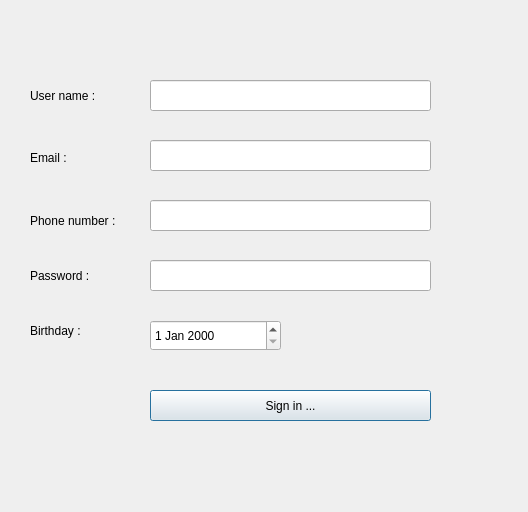
<?xml version="1.0" encoding="UTF-8"?>
<ui version="4.0">
 <class>Sign_in</class>
 <widget class="QDialog" name="Sign_in">
  <property name="geometry">
   <rect>
    <x>0</x>
    <y>0</y>
    <width>528</width>
    <height>512</height>
   </rect>
  </property>
  <property name="windowTitle">
   <string>Dialog</string>
  </property>
  <widget class="QLineEdit" name="lineUserName_sign">
   <property name="geometry">
    <rect>
     <x>150</x>
     <y>80</y>
     <width>281</width>
     <height>31</height>
    </rect>
   </property>
  </widget>
  <widget class="QLineEdit" name="lineEmail_sign">
   <property name="geometry">
    <rect>
     <x>150</x>
     <y>140</y>
     <width>281</width>
     <height>31</height>
    </rect>
   </property>
  </widget>
  <widget class="QLineEdit" name="linePhoneNumber_sign">
   <property name="geometry">
    <rect>
     <x>150</x>
     <y>200</y>
     <width>281</width>
     <height>31</height>
    </rect>
   </property>
  </widget>
  <widget class="QLineEdit" name="linePassword_sign">
   <property name="geometry">
    <rect>
     <x>150</x>
     <y>260</y>
     <width>281</width>
     <height>31</height>
    </rect>
   </property>
  </widget>
  <widget class="QLabel" name="label">
   <property name="geometry">
    <rect>
     <x>30</x>
     <y>80</y>
     <width>101</width>
     <height>31</height>
    </rect>
   </property>
   <property name="font">
    <font>
     <pointsize>9</pointsize>
    </font>
   </property>
   <property name="text">
    <string>User name :</string>
   </property>
  </widget>
  <widget class="QLabel" name="label_2">
   <property name="geometry">
    <rect>
     <x>30</x>
     <y>150</y>
     <width>55</width>
     <height>16</height>
    </rect>
   </property>
   <property name="font">
    <font>
     <pointsize>9</pointsize>
    </font>
   </property>
   <property name="text">
    <string>Email :</string>
   </property>
  </widget>
  <widget class="QLabel" name="label_3">
   <property name="geometry">
    <rect>
     <x>30</x>
     <y>200</y>
     <width>121</width>
     <height>41</height>
    </rect>
   </property>
   <property name="font">
    <font>
     <pointsize>9</pointsize>
    </font>
   </property>
   <property name="text">
    <string>Phone number :</string>
   </property>
  </widget>
  <widget class="QLabel" name="label_4">
   <property name="geometry">
    <rect>
     <x>30</x>
     <y>260</y>
     <width>81</width>
     <height>31</height>
    </rect>
   </property>
   <property name="font">
    <font>
     <pointsize>9</pointsize>
    </font>
   </property>
   <property name="text">
    <string>Password :</string>
   </property>
  </widget>
  <widget class="QDateEdit" name="dateOfBirh">
   <property name="geometry">
    <rect>
     <x>150</x>
     <y>320</y>
     <width>131</width>
     <height>31</height>
    </rect>
   </property>
   <property name="cursor">
    <cursorShape>PointingHandCursor</cursorShape>
   </property>
  </widget>
  <widget class="QLabel" name="label_5">
   <property name="geometry">
    <rect>
     <x>30</x>
     <y>320</y>
     <width>81</width>
     <height>21</height>
    </rect>
   </property>
   <property name="font">
    <font>
     <pointsize>9</pointsize>
    </font>
   </property>
   <property name="text">
    <string>Birthday :</string>
   </property>
  </widget>
  <widget class="QPushButton" name="SigninButton">
   <property name="geometry">
    <rect>
     <x>150</x>
     <y>390</y>
     <width>281</width>
     <height>31</height>
    </rect>
   </property>
   <property name="text">
    <string>Sign in ...</string>
   </property>
  </widget>
 </widget>
 <resources/>
 <connections/>
</ui>
